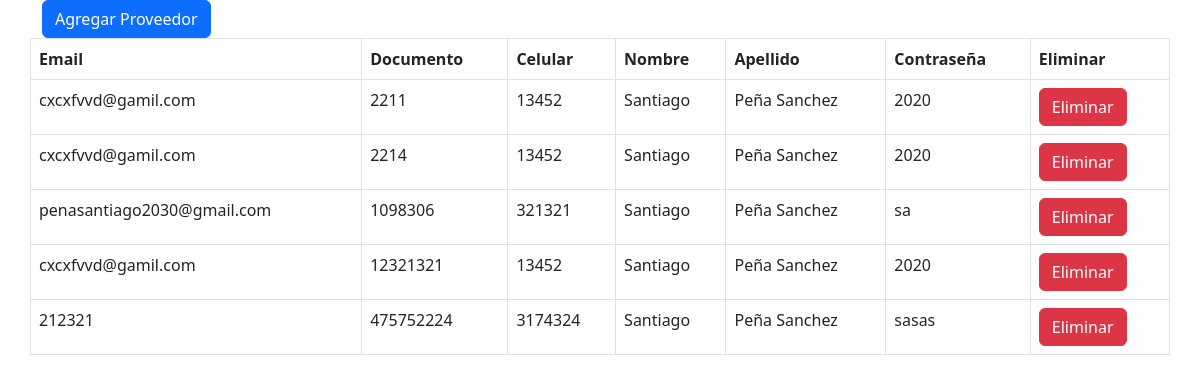
Screenshot of /crudcosmetologia/Proveedor/index.php with the database file from the repository.
### tables this page shows
CREATE TABLE `proveedor` (
  `docu_prov` bigint(45) NOT NULL,
  `nombre` varchar(30) NOT NULL,
  `apellido` varchar(30) NOT NULL,
  `celular` varchar(15) NOT NULL,
  `email` varchar(40) NOT NULL,
  `contraseña` varchar(50) NOT NULL
);

### crudcosmetologia/Proveedor/Proveedor.php (called while the page is built, shortened)
<?php
include("../Conexion/conexion.php");
$consultaProveedor = $conn->prepare("SELECT * FROM proveedor");
$consultaProveedor->execute();
$listaProveedor = $consultaProveedor->get_result();

### crudcosmetologia/Proveedor/index.php (the view, shortened to what this page needs)
<?php include 'Proveedor.php'; ?>
<!DOCTYPE html>
<html lang="en">
<head>
    <link rel="stylesheet" href="../css/bootstrap.min.css">
</head>
<body>
    <div class="container">
        <form action="" method="post" enctype="multipart/form-data">
            <button type="button" class="btn btn-primary" data-bs-toggle="modal" data-bs-target="#exampleModal">
                Agregar Proveedor
            </button>
        </form>
        <div class="row">
            <table class="table table-hover table-bordered">
                <thead class="thead-dark">
                    <tr>
                        <th scope="col">Email</th>
                        <th scope="col">Documento</th>
                        <th scope="col">Celular</th>
                        <th scope="col">Nombre</th>
                        <th scope="col">Apellido</th>
                        <th scope="col">Contraseña</th>
                        <th scope="col">Eliminar</th>
                    </tr>
                </thead>
                <tbody>
                    <?php
                    if ($listaProveedor->num_rows > 0) {
                        foreach ($listaProveedor as  $Proveedor) {
                    ?>
                            <tr>
                                <td> <?php echo  $Proveedor['email']    ?> </td>
                                <td> <?php echo  $Proveedor['docu_prov']        ?> </td>
                                <td> <?php echo  $Proveedor['celular'] ?> </td>
                                <td> <?php echo  $Proveedor['nombre']    ?> </td>
                                <td> <?php echo  $Proveedor['apellido'] ?> </td>
                                <td> <?php echo  $Proveedor['contraseña']        ?> </td>
                                <form action="" method="post">
                                    <td><input value="Eliminar" class="btn btn-danger" type="submit" name="accion"></input></td>
                                </form>
                            </tr>
                    <?php
                        }
                    } else {
                        echo "<h2> No tenemos resultados </h2>";
                    }
                    ?>
                </tbody>
            </table>
        </div>
    </div>
</body>
</html>

### rows the page displays
proveedor: email "cxcxfvvd@gamil.com", docu_prov "2211", celular "13452", nombre "Santiago", apellido "Peña Sanchez", contraseña "2020"
proveedor: email "cxcxfvvd@gamil.com", docu_prov "2214", celular "13452", nombre "Santiago", apellido "Peña Sanchez", contraseña "2020"
proveedor: email "penasantiago2030@gmail.com", docu_prov "1098306", celular "321321", nombre "Santiago", apellido "Peña Sanchez", contraseña "sa"
proveedor: email "cxcxfvvd@gamil.com", docu_prov "12321321", celular "13452", nombre "Santiago", apellido "Peña Sanchez", contraseña "2020"
proveedor: email "212321", docu_prov "475752224", celular "3174324", nombre "Santiago", apellido "Peña Sanchez", contraseña "sasas"
